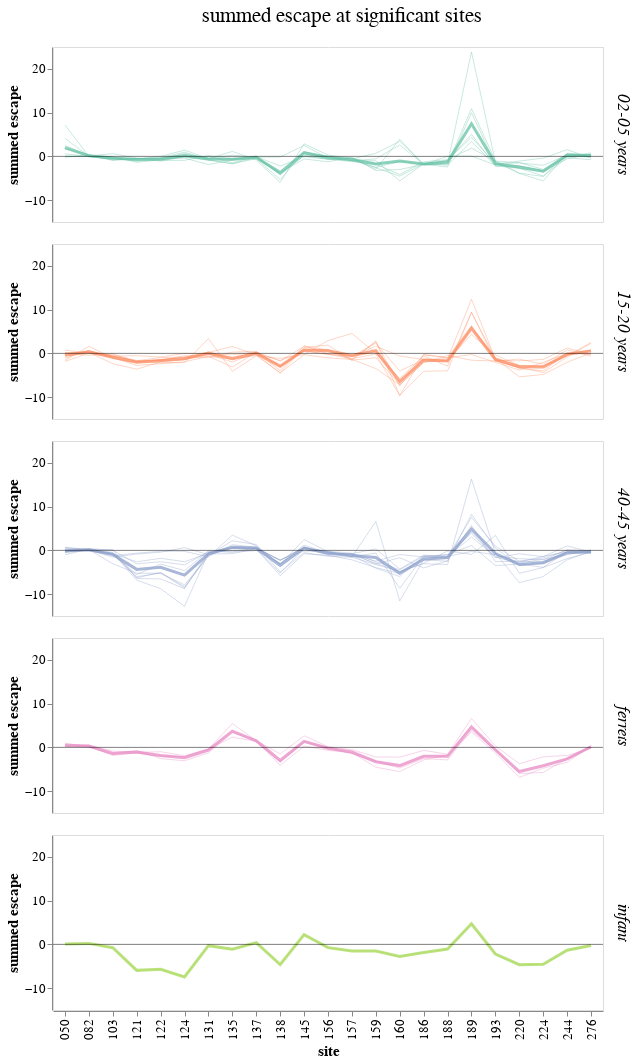

This figure's notebook cell:
### Code cell
# filtered sites, lineplot
summed_escape_lineplot = (
    alt.Chart()
    .encode(
        x=alt.X("site", 
                title="site",
               ),
        y=alt.Y(
            "escape_mean",
            title="summed escape",
        ),
        color=alt.Color('age_group:N', 
                        legend=None
                       ).scale(scheme='set2'),
        detail='serum',
        tooltip=['serum', 'site', 'escape_mean']
    )
    .mark_line(size=0.6, opacity=.6)
    .properties(width=550, height=175)
)

mean_line = (
    alt.Chart()
    .encode(
        x=alt.X("site", title="site"),
        y=alt.Y("mean_escape_mean", title="summed escape"),
        color=alt.Color('age_group:N', legend=None).scale(scheme='set2'),
        tooltip=['site', 'escape_mean']
    )
    .mark_line(size=3, opacity=0.75)
    .properties(width=550, height=175)
)

x_axis = alt.Chart(pd.DataFrame({'y': [0]})).mark_rule(opacity=0.5).encode(y='y')

faceted_lineplot_filtered = alt.layer(
    summed_escape_lineplot, mean_line, x_axis, data=escape_df_filtered
).facet(
    facet=alt.Facet(
        'age_group:N',
        title='summed escape at significant sites',
        header=alt.Header(
            titleFontSize=21,
            titleFontWeight='normal',
            titlePadding=20,
            labelFontSize=17,
            labelOrient='right',
            # labelAngle=0,
            labelFontStyle='italic'
        )
    ),
    columns=1
).configure_axis(
    grid=False,
    labelFontSize=13,
    titleFontSize=15
)

# faceted_lineplot_filtered.save('scratch_notebooks/figure_drafts/sitewise_escape_plots/230715_summed_escape_lineplot.html')

faceted_lineplot_filtered

### Figure 1 — Vega-Lite specification as saved in the notebook (floating-point values rounded to 4 significant figures; data arrays with more than 128 entries replaced by an {"elided": "..."} marker saying what was removed)
{"config": {"view": {"continuousWidth": 300, "continuousHeight": 300}, "axis": {"grid": false, "labelFontSize": 13, "titleFontSize": 15}}, "data": {"name": "data-7c4c811156e639de9833666fa1a940f1"}, "facet": {"field": "age_group", "header": {"labelFontSize": 17, "labelFontStyle": "italic", "labelOrient": "right", "titleFontSize": 21, "titleFontWeight": "normal", "titlePadding": 20}, "title": "summed escape at significant sites", "type": "nominal"}, "spec": {"layer": [{"mark": {"type": "line", "opacity": 0.6, "size": 0.6}, "encoding": {"color": {"field": "age_group", "legend": null, "scale": {"scheme": "set2"}, "type": "nominal"}, "detail": {"field": "serum", "type": "nominal"}, "tooltip": [{"field": "serum", "type": "nominal"}, {"field": "site", "type": "nominal"}, {"field": "escape_mean", "type": "quantitative"}], "x": {"field": "site", "title": "site", "type": "nominal"}, "y": {"field": "escape_mean", "title": "summed escape", "type": "quantitative"}}}, {"mark": {"type": "line", "opacity": 0.75, "size": 3}, "encoding": {"color": {"field": "age_group", "legend": null, "scale": {"scheme": "set2"}, "type": "nominal"}, "tooltip": [{"field": "site", "type": "nominal"}, {"field": "escape_mean", "type": "quantitative"}], "x": {"field": "site", "title": "site", "type": "nominal"}, "y": {"field": "mean_escape_mean", "title": "summed escape", "type": "quantitative"}}}, {"data": {"name": "data-06fd9f850666401b4599de5588b60692"}, "mark": {"type": "rule", "opacity": 0.5}, "encoding": {"y": {"field": "y", "type": "quantitative"}}}], "height": 175, "width": 550}, "columns": 1, "$schema": "https://vega.github.io/schema/vega-lite/v5.8.0.json", "datasets": {"data-7c4c811156e639de9833666fa1a940f1": {"elided": "690 records"}, "data-06fd9f850666401b4599de5588b60692": [{"y": 0}]}}
